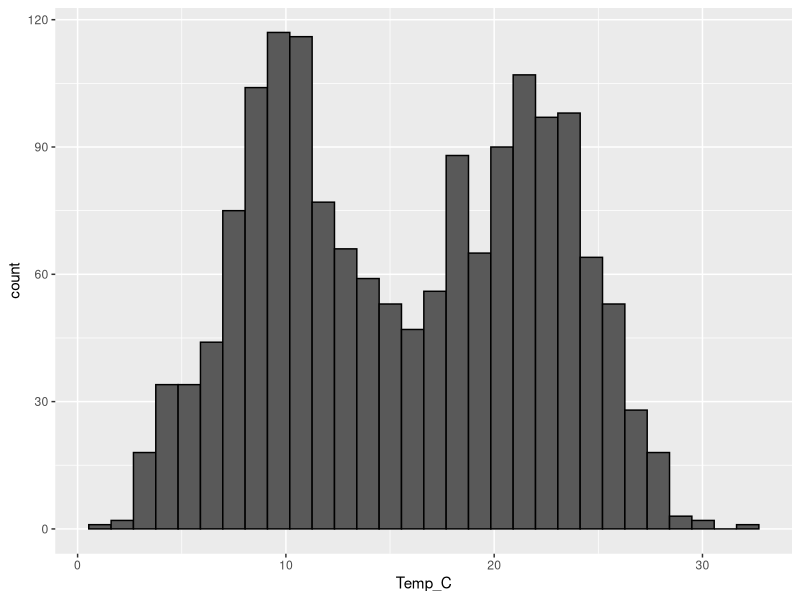
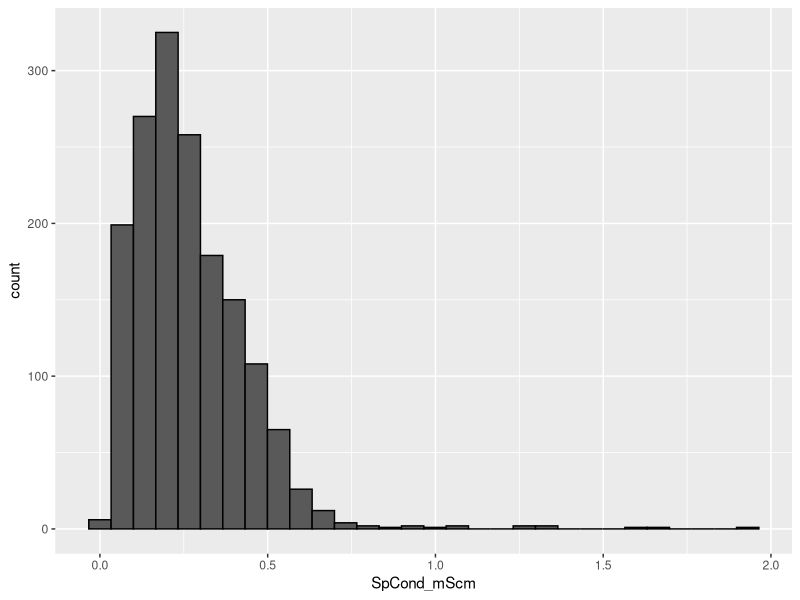
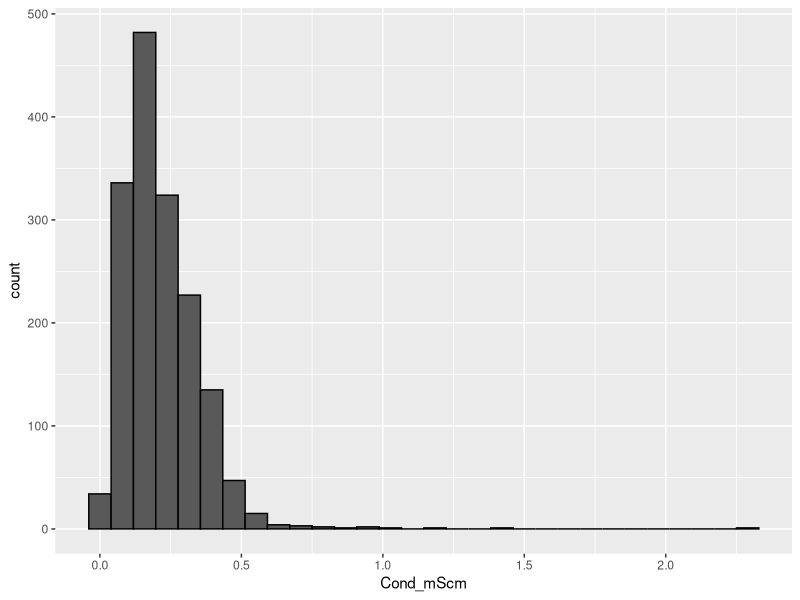
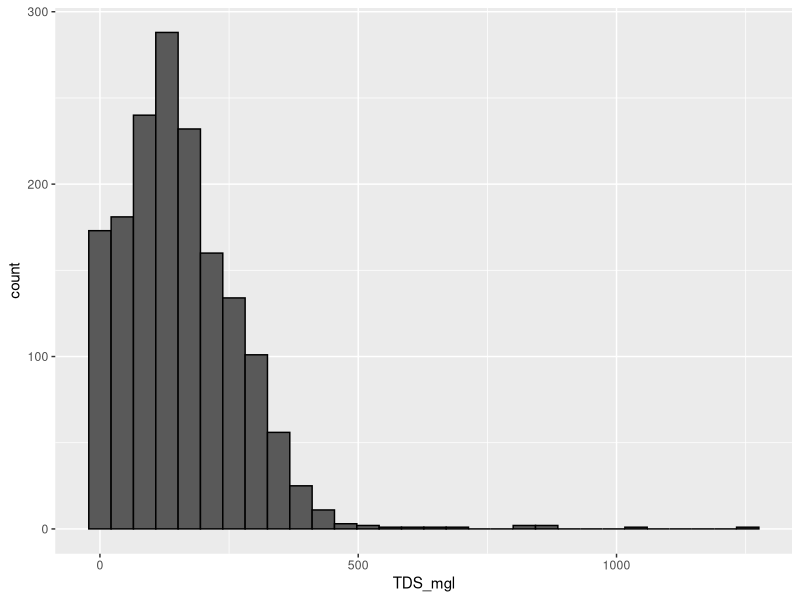
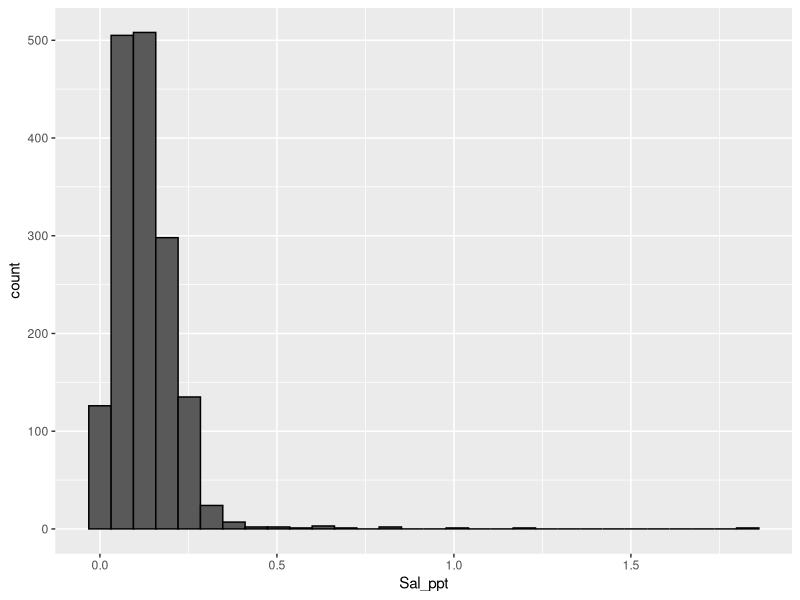
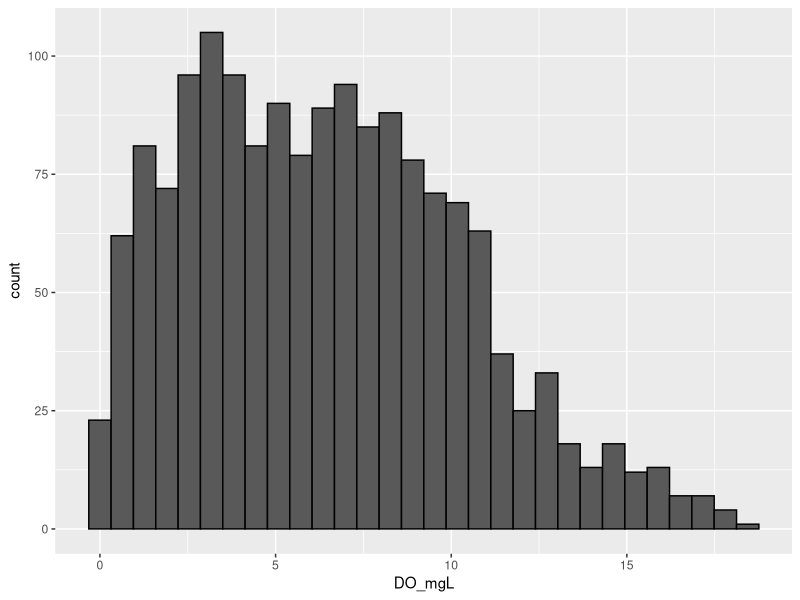
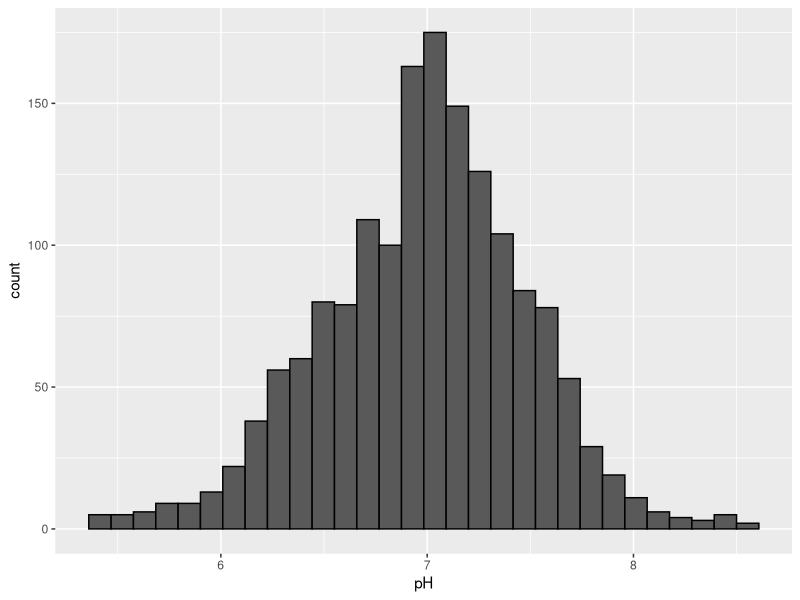
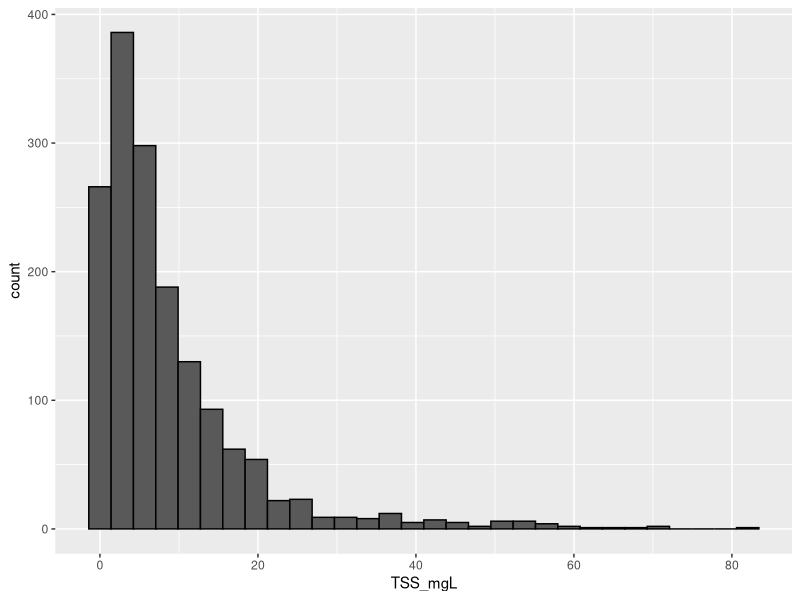

Write the R code that produced these figures, in order.
## ---- chunk 1
#load packages
library(here)
library(tidyverse)
library(nlme)

wetlands <- read.csv(here('Data/Processed/Combined_Data_NArm.csv'))

## ---- chunk 2

#remove outliers using Nicole's code
wetlands <- wetlands %>%
  mutate(across(where(is.numeric), 
                ~ ifelse(abs
                         (. - mean
                         (., na.rm = TRUE)) > 3 * sd
                         (., na.rm = TRUE), NA, .)))

#create histograms
ggplot(wetlands, aes(x = Temp_C)) +
geom_histogram(color = 'black')

ggplot(wetlands, aes(x = SpCond_mScm)) +
geom_histogram(color = 'black')

ggplot(wetlands, aes(x = Cond_mScm)) +
geom_histogram(color = 'black')

ggplot(wetlands, aes(x = TDS_mgl)) +
geom_histogram(color = 'black')

ggplot(wetlands, aes(x = Sal_ppt)) +
geom_histogram(color = 'black')

ggplot(wetlands, aes(x = DO_mgL)) +
geom_histogram(color = 'black')

ggplot(wetlands, aes(x = pH)) +
geom_histogram(color = 'black')

ggplot(wetlands, aes(x = TSS_mgL)) +
geom_histogram(color = 'black')

ggplot(wetlands, aes(x = fecal_coliform_colonies_per100mL)) +
geom_histogram(color = 'black')

ggplot(wetlands, aes(x = Unfiltered_TP_ugL)) +
geom_histogram(color = 'black')

ggplot(wetlands, aes(x = Site)) +
geom_bar()

ggplot(wetlands, aes(x = Season)) +
geom_bar()
## ---- chunk 3
#create scatterplots
ggplot(wetlands, aes(x = Temp_C, y = Filtered_NHx_ugL)) +
geom_point()

ggplot(wetlands, aes(x = SpCond_mScm, y = Filtered_NHx_ugL)) +
geom_point()

ggplot(wetlands, aes(x = TDS_mgl, y = Filtered_NHx_ugL)) +
geom_point()

ggplot(wetlands, aes(x = Sal_ppt, y = Filtered_NHx_ugL)) +
geom_point()

ggplot(wetlands, aes(x = DO_mgL, y = Filtered_NHx_ugL)) +
geom_point()

ggplot(wetlands, aes(x = pH, y = Filtered_NHx_ugL)) +
geom_point()

ggplot(wetlands, aes(x = TSS_mgL, y = Filtered_NHx_ugL)) +
geom_point()

ggplot(wetlands, aes(x = fecal_coliform_colonies_per100mL, y = Filtered_NHx_ugL)) +
geom_point()

ggplot(wetlands, aes(x = Unfiltered_TP_ugL, y = Filtered_NHx_ugL)) +
geom_point()

## ---- chunk 4
#log transform everything except DO
log_wetland <- wetlands %>%
  mutate(across(c(Temp_C, SpCond_mScm, Cond_mScm, 
                  TDS_mgl, Sal_ppt, pH, 
                  Filtered_NHx_ugL, TSS_mgL, 
                  fecal_coliform_colonies_per100mL, Unfiltered_TP_ugL), 
                ~ log(.+1)))

#re-vistualize data

ggplot(log_wetland, aes(x = Temp_C, y = Filtered_NHx_ugL)) +
geom_point()

ggplot(log_wetland, aes(x = SpCond_mScm, y = Filtered_NHx_ugL)) +
geom_point()

ggplot(log_wetland, aes(x = TDS_mgl, y = Filtered_NHx_ugL)) +
geom_point()

ggplot(log_wetland, aes(x = Sal_ppt, y = Filtered_NHx_ugL)) +
geom_point()

ggplot(log_wetland, aes(x = DO_mgL, y = Filtered_NHx_ugL)) +
geom_point()

ggplot(log_wetland, aes(x = pH, y = Filtered_NHx_ugL)) +
geom_point()

ggplot(log_wetland, aes(x = TSS_mgL, y = Filtered_NHx_ugL)) +
geom_point()

ggplot(log_wetland, aes(x = fecal_coliform_colonies_per100mL, y = Filtered_NHx_ugL)) +
geom_point()

ggplot(log_wetland, aes(x = Unfiltered_TP_ugL, y = Filtered_NHx_ugL)) +
geom_point()

## ---- chunk 5
#create boxplots of each fixed effect variable

ggplot(log_wetland, aes(x = Site, y = Temp_C)) +
geom_boxplot()

ggplot(log_wetland, aes(x = Site, y = SpCond_mScm)) +
geom_boxplot()

ggplot(log_wetland, aes(x = Site, y = TDS_mgl)) +
geom_boxplot()

ggplot(log_wetland, aes(x = Site, y = Sal_ppt)) +
geom_boxplot()

ggplot(log_wetland, aes(x = Site, y = DO_mgL)) +
geom_boxplot()

ggplot(log_wetland, aes(x = Site, y = pH)) +
geom_boxplot()

ggplot(log_wetland, aes(x = Site, y = Unfiltered_TP_ugL)) +
geom_boxplot()

ggplot(log_wetland, aes(x = Site, y = Filtered_NHx_ugL)) +
geom_boxplot()

ggplot(log_wetland, aes(x = Site, y = TSS_mgL)) +
geom_boxplot()

ggplot(log_wetland, aes(x = Site, y = fecal_coliform_colonies_per100mL)) +
geom_boxplot()
## ---- chunk 6

#Temp vs: 
cor.test(log_wetland$Temp_C, log_wetland$SpCond_mScm)
cor.test(log_wetland$Temp_C, log_wetland$TDS_mgl)
cor.test(log_wetland$Temp_C, log_wetland$Sal_ppt)
cor.test(log_wetland$Temp_C, log_wetland$DO_mgL)
cor.test(log_wetland$Temp_C, log_wetland$pH)
cor.test(log_wetland$Temp_C, log_wetland$Unfiltered_TP_ugL)
cor.test(log_wetland$Temp_C, log_wetland$TSS_mgL)
cor.test(log_wetland$Temp_C, log_wetland$fecal_coliform_colonies_per100mL)

#SpCond vs:
cor.test(log_wetland$SpCond_mScm, log_wetland$TDS_mgl)
cor.test(log_wetland$SpCond_mScm, log_wetland$Sal_ppt)
cor.test(log_wetland$SpCond_mScm, log_wetland$DO_mgL)
cor.test(log_wetland$SpCond_mScm, log_wetland$pH)
cor.test(log_wetland$SpCond_mScm, log_wetland$Unfiltered_TP_ugL)
cor.test(log_wetland$SpCond_mScm, log_wetland$TSS_mgL)
cor.test(log_wetland$SpCond_mScm, log_wetland$fecal_coliform_colonies_per100mL)

#TDS vs:
cor.test(log_wetland$TDS_mgl, log_wetland$Sal_ppt)
cor.test(log_wetland$TDS_mgl, log_wetland$DO_mgL)
cor.test(log_wetland$TDS_mgl, log_wetland$pH)
cor.test(log_wetland$TDS_mgl, log_wetland$Unfiltered_TP_ugL)
cor.test(log_wetland$TDS_mgl, log_wetland$TSS_mgL)
cor.test(log_wetland$TDS_mgl, log_wetland$fecal_coliform_colonies_per100mL)

#Sal vs
cor.test(log_wetland$Sal_ppt, log_wetland$DO_mgL)
cor.test(log_wetland$Sal_ppt, log_wetland$pH)
cor.test(log_wetland$Sal_ppt, log_wetland$Unfiltered_TP_ugL)
cor.test(log_wetland$Sal_ppt, log_wetland$TSS_mgL)
cor.test(log_wetland$Sal_ppt, log_wetland$fecal_coliform_colonies_per100mL)

#DO vs
cor.test(log_wetland$DO_mgL, log_wetland$pH)
cor.test(log_wetland$DO_mgL, log_wetland$Unfiltered_TP_ugL)
cor.test(log_wetland$DO_mgL, log_wetland$TSS_mgL)
cor.test(log_wetland$DO_mgL, log_wetland$fecal_coliform_colonies_per100mL)
#pH vs
cor.test(log_wetland$pH, log_wetland$Unfiltered_TP_ugL)
cor.test(log_wetland$pH, log_wetland$TSS_mgL)
cor.test(log_wetland$pH, log_wetland$fecal_coliform_colonies_per100mL)
#TP vs
cor.test(log_wetland$Unfiltered_TP_ugL, log_wetland$TSS_mgL)
cor.test(log_wetland$Unfiltered_TP_ugL, log_wetland$fecal_coliform_colonies_per100mL)

#TSS vs
cor.test(log_wetland$TSS_mgL, log_wetland$fecal_coliform_colonies_per100mL)

#Predictor and Outcome Variable correlations 
cor.test(log_wetland$Temp_C, log_wetland$Filtered_NHx_ugL)
cor.test(log_wetland$SpCond_mScm, log_wetland$Filtered_NHx_ugL)
cor.test(log_wetland$TDS_mgl, log_wetland$Filtered_NHx_ugL)
cor.test(log_wetland$Sal_ppt, log_wetland$Filtered_NHx_ugL)
cor.test(log_wetland$DO_mgL, log_wetland$Filtered_NHx_ugL)
cor.test(log_wetland$pH, log_wetland$Filtered_NHx_ugL)
cor.test(log_wetland$Unfiltered_TP_ugL, log_wetland$Filtered_NHx_ugL)
cor.test(log_wetland$TSS_mgL, log_wetland$Filtered_NHx_ugL)
cor.test(log_wetland$fecal_coliform_colonies_per100mL, log_wetland$Filtered_NHx_ugL)


## ---- chunk 7
#first convert Season to a factor
log_wetland$Season <- factor(log_wetland$Season, 
                             levels = c('Winter', 'Spring', 'Summer', 'Fall'))
# fit regression models
mod1 <- lm(Filtered_NHx_ugL ~ Temp_C + pH + Season,
            data = log_wetland)

mod2 <- lm(Filtered_NHx_ugL ~ Temp_C + DO_mgL + Season,
            data = log_wetland)

mod3 <- lm(Filtered_NHx_ugL ~ Unfiltered_TP_ugL + DO_mgL + Temp_C + pH + Season,
            data = log_wetland)

#examine model outputs and residuals
summary(mod1)
plot(mod1)

summary(mod2)
plot(mod2)

summary(mod3)
plot(mod3)

## ---- chunk 8
#remove NA's
log_wetland <- na.omit(log_wetland)

#first refit models using generalized least squares
GLS1 <- gls(Filtered_NHx_ugL ~ Temp_C + pH + Season,
            data = log_wetland)
GLS2 <- gls(Filtered_NHx_ugL ~ Temp_C + DO_mgL + Season,
            data = log_wetland)
GLS3 <- gls(Filtered_NHx_ugL ~ Temp_C + DO_mgL + Unfiltered_TP_ugL + pH + Season,
            data = log_wetland)

#look at model outputs
summary(GLS1)
plot(GLS1)

summary(GLS2)
plot(GLS2)

summary(GLS3)
plot(GLS3)
## ---- chunk 9
#fit data to mixed effects models
MEM1 <- lme(Filtered_NHx_ugL ~ Temp_C + pH + Season,
            random = ~ 1|Site, data = log_wetland)
MEM2 <- lme(Filtered_NHx_ugL ~ Temp_C + DO_mgL + Season,
            random = ~ 1|Site, data = log_wetland)
MEM3 <- lme(Filtered_NHx_ugL ~ Temp_C + DO_mgL + Unfiltered_TP_ugL + pH + Season,
            random = ~ 1|Site, data = log_wetland)

#Compare AIC values between gls and lme models
AIC(GLS1, MEM1)
AIC(GLS2, MEM2)
AIC(GLS3, MEM3)

#Examine models residual plots
plot(MEM1)
qqnorm(MEM1)

plot(MEM2)
qqnorm(MEM2)

plot(MEM3)
qqnorm(MEM3)

#Examine results
summary(MEM1)
summary(MEM2)
summary(MEM3)

